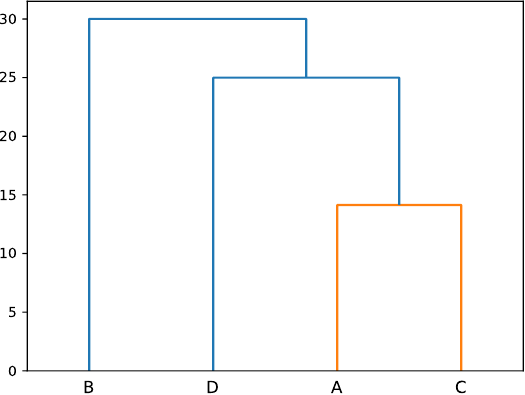

Python code for this plot:
import pandas as pd
my_data = pd.DataFrame(
    {'x': [0, -16, 10, 10],
     'y': [0, 0, 10, -15]},
    index=['A', 'B', 'C', 'D'])

from scipy.cluster import hierarchy
my_result = hierarchy.linkage(my_data, metric='euclidean', method='complete')
hierarchy.dendrogram(my_result, labels=my_data.index)

import matplotlib.pyplot as plt
plt.savefig('13-p-hclust.pdf')
